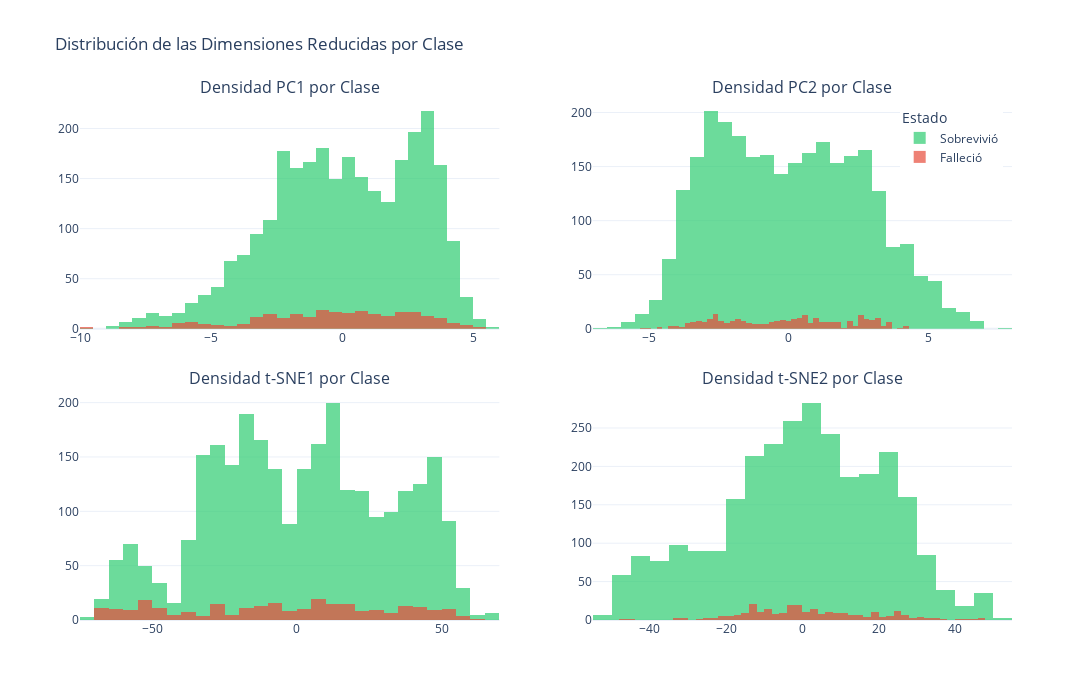

The code cell stored with this chart in its notebook:
### Code cell
# Análisis de densidad por clase
fig_density = make_subplots(
    rows=2, cols=2,
    subplot_titles=(
        'Densidad PC1 por Clase', 
        'Densidad PC2 por Clase',
        'Densidad t-SNE1 por Clase',
        'Densidad t-SNE2 por Clase'
    ),
    vertical_spacing=0.12,
    horizontal_spacing=0.1
)

# Datos por clase
sobrevivio = y == 0
fallecio = y == 1

# PC1
fig_density.add_trace(go.Histogram(x=X_pca[sobrevivio, 0], name='Sobrevivió', 
                                    marker_color='#2ecc71', opacity=0.7, nbinsx=50), row=1, col=1)
fig_density.add_trace(go.Histogram(x=X_pca[fallecio, 0], name='Falleció', 
                                    marker_color='#e74c3c', opacity=0.7, nbinsx=50), row=1, col=1)

# PC2
fig_density.add_trace(go.Histogram(x=X_pca[sobrevivio, 1], name='Sobrevivió', 
                                    marker_color='#2ecc71', opacity=0.7, showlegend=False, nbinsx=50), row=1, col=2)
fig_density.add_trace(go.Histogram(x=X_pca[fallecio, 1], name='Falleció', 
                                    marker_color='#e74c3c', opacity=0.7, showlegend=False, nbinsx=50), row=1, col=2)

# t-SNE1
fig_density.add_trace(go.Histogram(x=X_tsne[sobrevivio, 0], name='Sobrevivió', 
                                    marker_color='#2ecc71', opacity=0.7, showlegend=False, nbinsx=50), row=2, col=1)
fig_density.add_trace(go.Histogram(x=X_tsne[fallecio, 0], name='Falleció', 
                                    marker_color='#e74c3c', opacity=0.7, showlegend=False, nbinsx=50), row=2, col=1)

# t-SNE2
fig_density.add_trace(go.Histogram(x=X_tsne[sobrevivio, 1], name='Sobrevivió', 
                                    marker_color='#2ecc71', opacity=0.7, showlegend=False, nbinsx=50), row=2, col=2)
fig_density.add_trace(go.Histogram(x=X_tsne[fallecio, 1], name='Falleció', 
                                    marker_color='#e74c3c', opacity=0.7, showlegend=False, nbinsx=50), row=2, col=2)

fig_density.update_layout(
    title_text='Distribución de las Dimensiones Reducidas por Clase',
    template='plotly_white',
    width=1100,
    height=700,
    barmode='overlay',
    legend=dict(
        title='Estado',
        yanchor="top",
        y=0.99,
        xanchor="right",
        x=0.99
    )
)

fig_density.show()

# Resumen estadístico
print("\n=== Resumen de separación de clases ===")
print(f"\nTotal de muestras: {len(y)}")
print(f"Sobrevivientes: {(y==0).sum()} ({(y==0).sum()/len(y)*100:.1f}%)")
print(f"Fallecidos: {(y==1).sum()} ({(y==1).sum()/len(y)*100:.1f}%)")

### Figure 1 — Plotly figure (JSON) as saved in the notebook; plotly's stock layout.template omitted (floating-point values rounded to 4 significant figures; data arrays with more than 128 entries replaced by an {"elided": "..."} marker saying what was removed)
{"data": [{"marker": {"color": "#2ecc71"}, "name": "Sobrevivió", "nbinsx": 50, "opacity": 0.7, "type": "histogram", "x": {"elided": "2819 float values"}, "xaxis": "x", "yaxis": "y"}, {"marker": {"color": "#e74c3c"}, "name": "Falleció", "nbinsx": 50, "opacity": 0.7, "type": "histogram", "x": {"elided": "274 float values"}, "xaxis": "x", "yaxis": "y"}, {"marker": {"color": "#2ecc71"}, "name": "Sobrevivió", "nbinsx": 50, "opacity": 0.7, "showlegend": false, "type": "histogram", "x": {"elided": "2819 float values"}, "xaxis": "x2", "yaxis": "y2"}, {"marker": {"color": "#e74c3c"}, "name": "Falleció", "nbinsx": 50, "opacity": 0.7, "showlegend": false, "type": "histogram", "x": {"elided": "274 float values"}, "xaxis": "x2", "yaxis": "y2"}, {"marker": {"color": "#2ecc71"}, "name": "Sobrevivió", "nbinsx": 50, "opacity": 0.7, "showlegend": false, "type": "histogram", "x": {"elided": "2819 float values"}, "xaxis": "x3", "yaxis": "y3"}, {"marker": {"color": "#e74c3c"}, "name": "Falleció", "nbinsx": 50, "opacity": 0.7, "showlegend": false, "type": "histogram", "x": {"elided": "274 float values"}, "xaxis": "x3", "yaxis": "y3"}, {"marker": {"color": "#2ecc71"}, "name": "Sobrevivió", "nbinsx": 50, "opacity": 0.7, "showlegend": false, "type": "histogram", "x": {"elided": "2819 float values"}, "xaxis": "x4", "yaxis": "y4"}, {"marker": {"color": "#e74c3c"}, "name": "Falleció", "nbinsx": 50, "opacity": 0.7, "showlegend": false, "type": "histogram", "x": {"elided": "274 float values"}, "xaxis": "x4", "yaxis": "y4"}], "layout": {"annotations": [{"font": {"size": 16}, "showarrow": false, "text": "Densidad PC1 por Clase", "x": 0.225, "xanchor": "center", "xref": "paper", "y": 1, "yanchor": "bottom", "yref": "paper"}, {"font": {"size": 16}, "showarrow": false, "text": "Densidad PC2 por Clase", "x": 0.775, "xanchor": "center", "xref": "paper", "y": 1, "yanchor": "bottom", "yref": "paper"}, {"font": {"size": 16}, "showarrow": false, "text": "Densidad t-SNE1 por Clase", "x": 0.225, "xanchor": "center", "xref": "paper", "y": 0.44, "yanchor": "bottom", "yref": "paper"}, {"font": {"size": 16}, "showarrow": false, "text": "Densidad t-SNE2 por Clase", "x": 0.775, "xanchor": "center", "xref": "paper", "y": 0.44, "yanchor": "bottom", "yref": "paper"}], "barmode": "overlay", "height": 700, "legend": {"title": {"text": "Estado"}, "x": 0.99, "xanchor": "right", "y": 0.99, "yanchor": "top"}, "title": {"text": "Distribución de las Dimensiones Reducidas por Clase"}, "width": 1100, "xaxis": {"anchor": "y", "domain": [0, 0.45]}, "xaxis2": {"anchor": "y2", "domain": [0.55, 1]}, "xaxis3": {"anchor": "y3", "domain": [0, 0.45]}, "xaxis4": {"anchor": "y4", "domain": [0.55, 1]}, "yaxis": {"anchor": "x", "domain": [0.56, 1]}, "yaxis2": {"anchor": "x2", "domain": [0.56, 1]}, "yaxis3": {"anchor": "x3", "domain": [0, 0.44]}, "yaxis4": {"anchor": "x4", "domain": [0, 0.44]}}}
